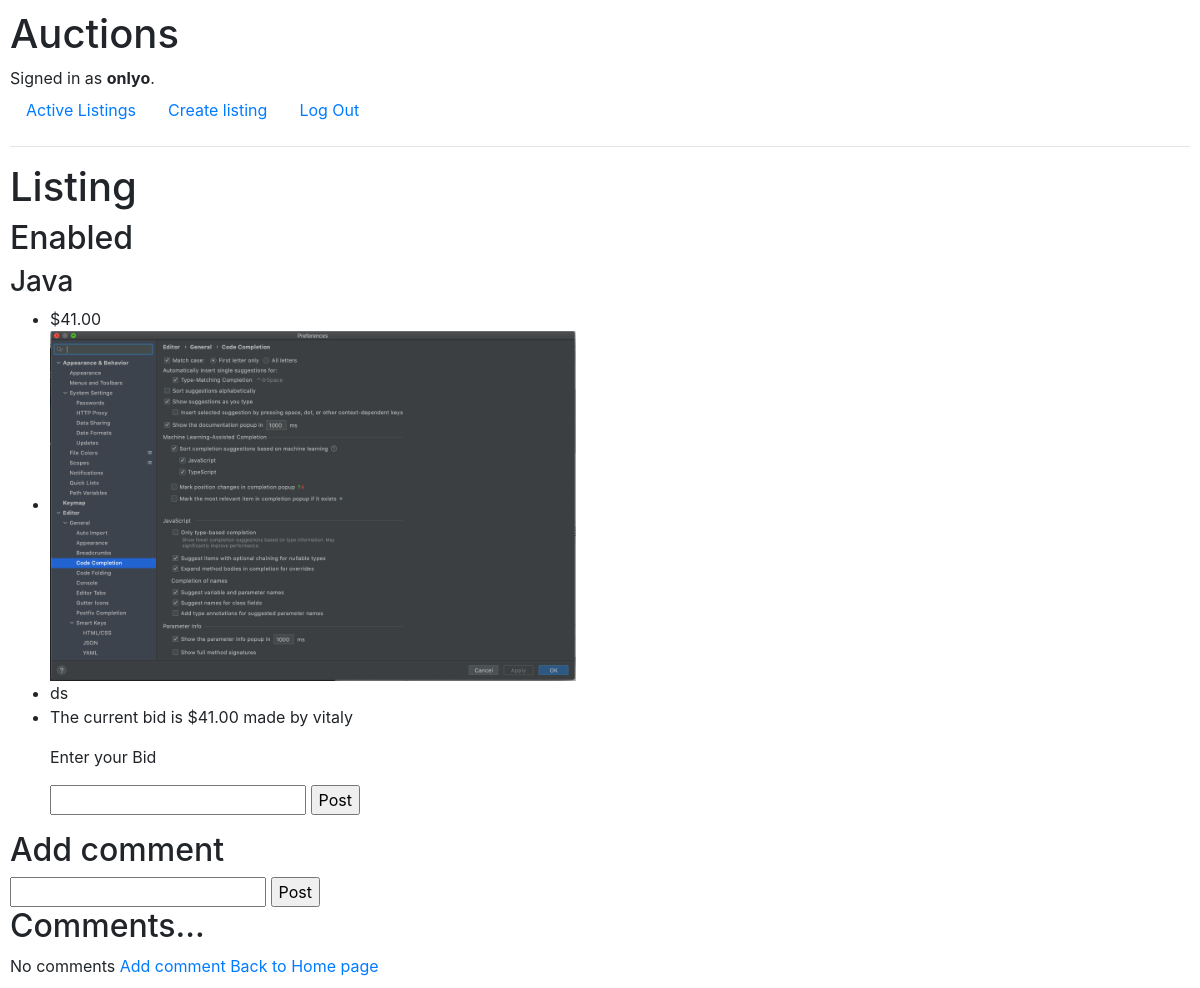
The page /close_listing/29 (signed in) on the database as committed earlier.
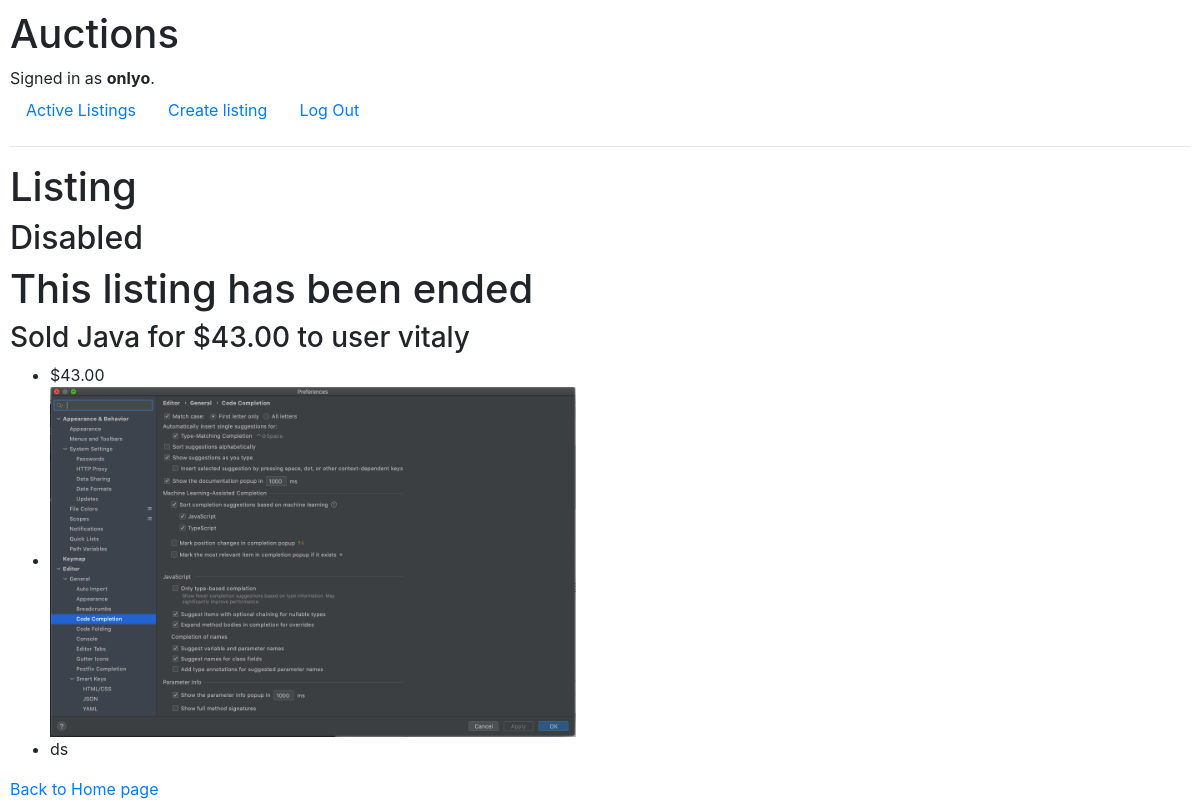
The same page on the database as committed later.
### auctions/models.py (models this page shows, shortened)
class ListingStatus(models.Model):
    ENABLED = "Enabled"
    DISABLED = "Disabled"
    STATUS_CHOICES = [(ENABLED, "Enabled"), (DISABLED, "Disabled")]
    listing = models.ForeignKey(
        Listing, related_name="statuses", on_delete=models.CASCADE
    )
    status = models.CharField(max_length=8,choices=STATUS_CHOICES, default=DISABLED)

class Listing(models.Model):
    title = models.CharField(max_length=64)
    description = models.CharField(max_length=256)
    price = models.DecimalField(max_digits=24, decimal_places=2)
    photo = models.ImageField()
    bid = models.ForeignKey(
        Bid, on_delete=models.CASCADE, blank=True, null=True)
    user = models.ForeignKey(
        User, on_delete=models.CASCADE, related_name="users", default=1
    )
    buyer = models.ForeignKey(
        User, on_delete=models.CASCADE, related_name="buyers", blank=True, default=1
    )
    seller = models.ForeignKey(
        User, on_delete=models.CASCADE, related_name="sellers", blank=True, default=1
    )
    bidder = models.ForeignKey(
        User, on_delete=models.CASCADE, related_name="bidders", blank=True, default=1
    )
    category = models.ManyToManyField(Category, default=None, blank=True)
    created_at = models.DateTimeField(default=timezone.now)
    end_date = models.DateTimeField(default=timezone.now)

class User(AbstractUser):
    pass

### auctions/views.py (the view, shortened to what this page needs)
# urls.py: path("close_listing/<int:listing_id>", views.close_listing, name="close_listing")
def close_listing(request, listing_id):
    listing = Listing.objects.get(pk=listing_id)
    listing_status = ListingStatus.objects.get(listing=listing)
    return render(request, 'auctions/listing.html', {
            "listing":listing,
            "listing_status":listing_status
        })

### auctions/templates/auctions/listing.html (shortened to what this page needs)
{% extends "auctions/layout.html" %}
{% block body %}
<h1>Listing</h1>
<h2> {{listing_status.status}} </h2>
{% if listing_status.status == 'Disabled' %}
    {% if listing.buyer == request.user %}
        <h1> You won the auction</h1>
        <h3> You bought {{listing.title}} for ${{listing.price}}  </h3>
        {% else %}
        <h1> This listing has been ended </h1>
        <h3>  Sold {{listing.title}} for ${{listing.price}} to
        user {{listing.buyer}} </h3>
    {% endif %}
  <ul>
            <li>${{listing.price}}</li>
            <li><img src="{{listing.photo.url}}" weight=350px height=350px></li>
            <li>{{listing.description}}</li>
        </ul>
{% else %}
<h3> {{listing.title}} </h3>
<ul>
    <li>${{listing.price}}</li>
    <li><img src="{{listing.photo.url}}" weight=350px height=350px></li>
    <li>{{listing.description}}</li>
{% if user.is_authenticated %}
    <form action="" method="POST">
        <li>
            <p>The current bid is ${{listing.price}} made by {{listing.bidder}}</p>
            <p>Enter your Bid</p>
            <input type="number" name="amount">
            <input type="submit" value="Post">
        </li>
    </form>
{% endif %}
</ul>
<h2>Add comment </h2>
<form action="" method="POST" name="body">
    <input type="body" name="body">
    <input type="submit" value="Post">
</form>
<h2>Comments...</h2>
{% if not comments %}
    No comments <a href="#">Add comment</a>
{% endif %}
{% endif %}
<a href="{% url 'index' %}"> Back to Home page</a>
{% endblock %}

Rows that differ between the two databases and show on the page:
changed ListingStatus: status "Enabled" → "Disabled"
changed Listing "Java": buyer (not shown) → "vitaly"; photo: picture added; price "41.00" → "43.00"; photo: picture removed; bidder "vitaly" → (not shown)
Other text that changed with them:
form field value: "Post" → (not shown)
text no longer shown: "The current bid is $ made by Enter your Bid Add comment Comments... No comments Add comment"
text now shown: "This listing has been ended Sold for $ to user"
